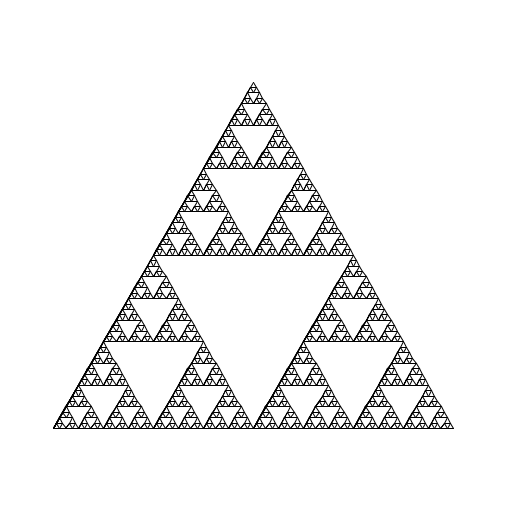

The script that saved this image:
# Ref: https://stackoverflow.com/a/62099131/18899148

import tkinter as tk
from PIL import ImageGrab
import turtle


def dump_gui():
    """
    takes a png screenshot of a tkinter window, and saves it on in cwd
    """
    print('...dumping gui window to png')

    x0 = root.winfo_rootx()
    y0 = root.winfo_rooty()
    x1 = x0 + root.winfo_width()
    y1 = y0 + root.winfo_height()
    ImageGrab.grab().crop((x0, y0, x1, y1)).save("Sierpinski Triangle.png")


def draw_sierpinski(length, depth):
    if depth == 0:
        for i in range(0, 3):
            t.fd(length)
            t.left(120)
    else:
        draw_sierpinski(length / 2, depth - 1)
        t.fd(length / 2)
        draw_sierpinski(length / 2, depth - 1)
        t.bk(length / 2)
        t.left(60)
        t.fd(length / 2)
        t.right(60)
        draw_sierpinski(length / 2, depth - 1)
        t.left(60)
        t.bk(length / 2)
        t.right(60)


root = tk.Tk()
canvas = tk.Canvas(root, width=500, height=500)
canvas.pack()

t = turtle.RawTurtle(canvas)

t.penup()
t.goto(-200, -175)
t.pendown()
draw_sierpinski(400, 6)
t.hideturtle()

dump_gui()

root.mainloop()
